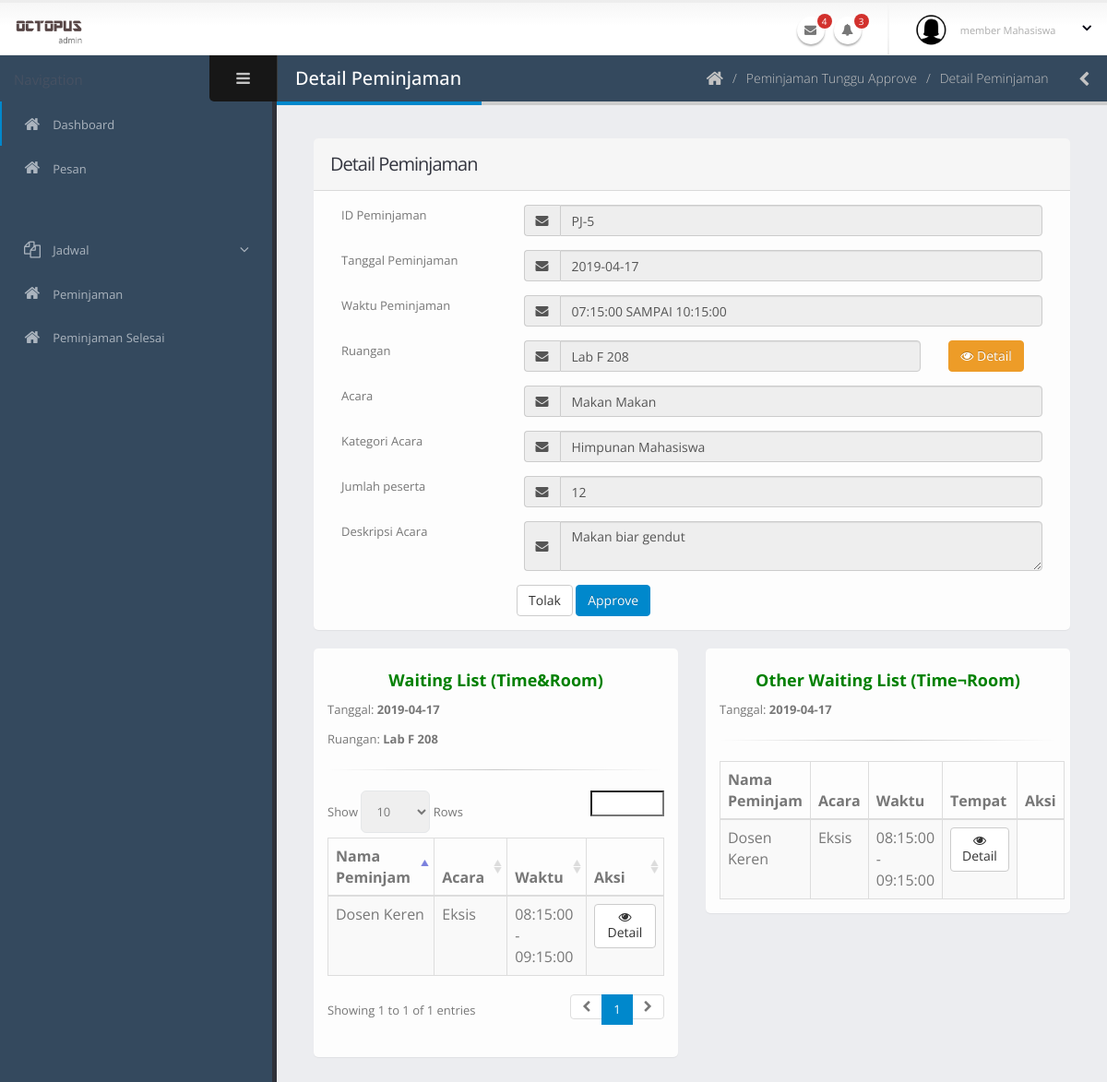
/admin/detailPeminjamanTunggu.php?idpeminjaman=PJ-5, run on the app's committed database.
### tables this page shows
CREATE TABLE `peminjaman` (
  `id_peminjaman` varchar(40) NOT NULL COMMENT 'PJ-0',
  `tanggal_peminjaman` date NOT NULL,
  `id_ruangan` varchar(40) NOT NULL,
  `waktu_mulai` time NOT NULL,
  `waktu_selesai` time NOT NULL,
  `id_pengguna` varchar(40) NOT NULL,
  `acara` varchar(70) NOT NULL,
  `jumlah_peserta` int(11) NOT NULL,
  `id_kategoriAcara` int(11) NOT NULL,
  `deskripsi_acara` text NOT NULL,
  `status_peminjaman` int(11) NOT NULL COMMENT '0:TUNGGU APPROVE, 1:APPROVED, 2:SEDANG DIPINJAM, 3:SELESAI, 4:TIDAK APPROVE',
  `user_add` varchar(40) NOT NULL,
  `waktu_add` datetime NOT NULL,
  `user_edit` varchar(40) NOT NULL,
  `waktu_edit` datetime NOT NULL,
  `user_delete` varchar(40) NOT NULL,
  `waktu_delete` datetime NOT NULL,
  `status_delete` int(11) NOT NULL
);

CREATE TABLE `ruangan` (
  `id_ruangan` varchar(40) NOT NULL COMMENT 'R-0',
  `nama_ruangan` varchar(60) NOT NULL,
  `jenis_ruangan` int(11) NOT NULL COMMENT '1:LABORATORIUM, 2: MEETING ROOM',
  `gedung_lantai` varchar(20) NOT NULL,
  `kapasitas` int(11) NOT NULL,
  `deskripsi` text NOT NULL,
  `user_add` varchar(40) NOT NULL,
  `waktu_add` datetime NOT NULL,
  `user_edit` varchar(40) NOT NULL,
  `waktu_edit` datetime NOT NULL,
  `user_delete` varchar(40) NOT NULL,
  `waktu_delete` datetime NOT NULL,
  `status_delete` int(11) NOT NULL
);

CREATE TABLE `kategori_acara` (
  `id_kategoriAcara` int(11) NOT NULL,
  `jenis_acara` varchar(60) NOT NULL,
  `user_add` varchar(40) NOT NULL,
  `waktu_add` datetime NOT NULL,
  `user_edit` varchar(40) NOT NULL,
  `waktu_edit` datetime NOT NULL,
  `user_delete` varchar(40) NOT NULL,
  `waktu_delete` datetime NOT NULL,
  `status_delete` int(11) NOT NULL
);

CREATE TABLE `pengguna` (
  `id_pengguna` varchar(40) NOT NULL COMMENT 'USER-0',
  `email` varchar(50) NOT NULL,
  `kata_sandi` text NOT NULL,
  `nama_lengkap` varchar(60) NOT NULL,
  `jenis_kelamin` char(1) NOT NULL,
  `tanggal_lahir` date NOT NULL,
  `alamat` text NOT NULL,
  `no_hp` varchar(20) NOT NULL,
  `tanggal_masuk` date NOT NULL,
  `status_pengguna` int(11) NOT NULL COMMENT '1: SUPER ADMIN, 2: ADMIN, 3: MEMBER DOSEN, 4:MEMBER MAHASISWA',
  `status_daftar` int(11) NOT NULL COMMENT '0 =TIDAK AKTIF, 1=MENUNGGU APPROVE, 2=AKTIF',
  `user_add` varchar(40) NOT NULL,
  `waktu_add` datetime NOT NULL,
  `user_edit` varchar(40) NOT NULL,
  `waktu_edit` datetime NOT NULL,
  `user_delete` varchar(40) NOT NULL,
  `waktu_delete` datetime NOT NULL,
  `status_delete` int(11) NOT NULL
);

### admin/detailPeminjamanTunggu.php (the view, shortened to what this page needs)
<?php include('../koneksi.php'); ?>
<?php include('req/head.php');?>
<?php include('req/header.php');?>
<?php include('req/leftbar.php');?>
<?php
$id_pinjam = $_GET['idpeminjaman'];
$query = mysqli_query($koneksi, "SELECT * from peminjaman JOIN pengguna JOIN ruangan JOIN kategori_acara ON pengguna.id_pengguna = peminjaman.id_pengguna AND ruangan.id_ruangan = peminjaman.id_ruangan AND kategori_acara.id_kategoriAcara = peminjaman.id_kategoriAcara WHERE status_peminjaman='0' AND id_peminjaman='$id_pinjam'");
$data = mysqli_fetch_array($query);
?>
	<section role="main" class="content-body">
		<header class="page-header">
			<h2>Detail Peminjaman</h2>
			<div class="right-wrapper pull-right">
				<ol class="breadcrumbs">
					<li>
						<a href="index.php">
							<i class="fa fa-home"></i>
						</a>
					</li>
					<li>
                        <a href="peminjamanPending.php">
                            <span>Peminjaman Tunggu Approve</span>
                        </a>
                    </li>
                    <li><span>Detail Peminjaman</span></li>
				</ol>
				<a class="sidebar-right-toggle" data-open="sidebar-right"><i class="fa fa-chevron-left"></i></a>
			</div>
		</header>
<form>
        <section class="panel">
            <header class="panel-heading">
                <h2 class="panel-title">Detail Peminjaman</h2>
            </header>
            <div class="panel-body">
                <div class="form-group">
                    <label class="col-sm-3 control-label">ID Peminjaman</label>
                    <div class="col-sm-9">
                        <div class="input-group">
                            <span class="input-group-addon">
                                <i class="fa fa-envelope"></i>
                            </span>
                            <input type="text" name="idpeminjaman"  id="idpeminjaman" class="form-control" value="<?php echo $id_pinjam ?>" disabled/>
                        </div>
                    </div>
                </div>
                <div class="form-group">
                    <label class="col-sm-3 control-label">Tanggal Peminjaman</label>
                    <div class="col-sm-9">
                        <div class="input-group">
                            <span class="input-group-addon">
                                <i class="fa fa-envelope"></i>
                            </span>
                            <input type="text" name="tanggalpeminjaman"  id="tanggalpeminjaman" class="form-control" value="<?php echo $data['tanggal_peminjaman'] ?>" disabled/>
                        </div>
                    </div>
                </div>
                <div class="form-group">
                    <label class="col-sm-3 control-label">Waktu Peminjaman</label>
                    <div class="col-sm-9">
                        <div class="input-group">
                            <span class="input-group-addon">
                                <i class="fa fa-envelope"></i>
                            </span>
                            <input type="text" name="waktupeminjaman"  id="waktupeminjaman" class="form-control" value="<?php echo $data['waktu_mulai'] . " SAMPAI " . $data['waktu_selesai']?>" disabled/>
                        </div>
                    </div>
                </div>
                <div class="form-group">
                    <label class="col-sm-3 control-label">Ruangan</label>
                    <div class="col-sm-7">
                        <div class="input-group">
                            <span class="input-group-addon">
                                <i class="fa fa-envelope"></i>
                            </span>
                            <input type="text" name="ruanganpeminjaman"  id="ruanganpeminjaman" class="form-control" value="<?php echo $data['nama_ruangan'] ?>" disabled/>
                        </div>
                    </div>
                    <div class="col-sm-2">
                        <a href="#detailRuang" class="btn btn-warning  modal-sizes"><i class="fa fa-eye"></i> Detail</a>
                    </div>
                </div>
                <div class="form-group">
                    <label class="col-sm-3 control-label">Acara</label>
                    <div class="col-sm-9">
                        <div class="input-group">
                            <span class="input-group-addon">
                                <i class="fa fa-envelope"></i>
                            </span>
                            <input type="text" name="acara"  id="acara" class="form-control" value="<?php echo $data['acara']?>" disabled/>
                        </div>
                    </div>
                </div>
                <div class="form-group">
                    <label class="col-sm-3 control-label">Kategori Acara</label>
                    <div class="col-sm-9">
                        <div class="input-group">
                            <span class="input-group-addon">
                                <i class="fa fa-envelope"></i>
                            </span>
                            <input type="text" name="peserta"  id="peserta" class="form-control" value="<?php echo $data['jenis_acara']?>" disabled/>
                        </div>
                    </div>
                </div>
                <div class="form-group">
                    <label class="col-sm-3 control-label">Jumlah peserta</label>
                    <div class="col-sm-9">
                        <div class="input-group">
                            <span class="input-group-addon">
                                <i class="fa fa-envelope"></i>
                            </span>
                            <input type="text" name="peserta"  id="peserta" class="form-control" value="<?php echo $data['jumlah_peserta']?>" disabled/>
                        </div>
                    </div>
                </div>
                <div class="form-group">
                    <label class="col-sm-3 control-label">Deskripsi Acara</label>
                    <div class="col-sm-9">
                        <div class="input-group">
                            <span class="input-group-addon">
                                <i class="fa fa-envelope"></i>
                            </span>
                            <textarea id="deskripsiacara" name="deskripsiacara" class="form-control" disabled><?php echo $data['deskripsi_acara']?></textarea>
                        </div>
                    </div>
                </div>
                <div class="row">
                    <div class="col-sm-9 col-sm-offset-3">
                    <a href="#" id="tolak" class="btn btn-default  modal-sizes">Tolak</a>
                    <a href="#" id="approve" class="btn btn-primary modal-sizes">Approve</a>
                    </div>
                </div>
            </section>
</form>
<div class="row">
    <div class="col-lg-6">
        <section class="panel-body">
            <h4 class="center" style="font-weight:bold; color: green">Waiting List (Time&Room)</h4>
            <p>Tanggal: <b><?php echo $data['tanggal_peminjaman'] ?></b></p>
            <p>Ruangan: <b><?php echo $data['nama_ruangan'] ?></b></p>
	        <hr>
            <table  class="table table-bordered table-striped mb-none" id="datatable-default">
		<thead>
			<tr>
				<th>Nama Peminjam</th>
                <th>Acara</th>
				<th>Waktu</th>
				<th>Aksi</th>
			</tr>
		</thead>
		<tbody>
		<?php
            $ruangans = $data['id_ruangan'];
            $tanggals = $data['tanggal_peminjaman'];
            $mulainya = $data['waktu_mulai'];
            $selesainya = $data['waktu_selesai'];
			$query = mysqli_query($koneksi, "SELECT * from peminjaman JOIN pengguna JOIN ruangan ON pengguna.id_pengguna = peminjaman.id_pengguna AND ruangan.id_ruangan = peminjaman.id_ruangan WHERE status_peminjaman='0' AND peminjaman.tanggal_peminjaman='$tanggals' AND peminjaman.id_ruangan='$ruangans' AND peminjaman.id_peminjaman IN (SELECT peminjaman.id_peminjaman FROM peminjaman WHERE peminjaman.status_peminjaman='0' AND peminjaman.tanggal_peminjaman='$tanggals' AND ('$mulainya' BETWEEN peminjaman.waktu_mulai and peminjaman.waktu_selesai or '$selesainya' BETWEEN peminjaman.waktu_mulai and peminjaman.waktu_selesai or peminjaman.waktu_mulai = '$mulainya' or peminjaman.waktu_selesai='$selesainya' or
            peminjaman.waktu_mulai BETWEEN '$mulainya'  and '$selesainya' or peminjaman.waktu_selesai BETWEEN '$mulainya'  and '$selesainya'
            )) AND peminjaman.id_peminjaman NOT IN (SELECT peminjaman.id_peminjaman FROM peminjaman WHERE peminjaman.id_peminjaman='$id_pinjam')");
			while($dats=mysqli_fetch_array($query)){
			?>
			<tr>
				<td><?php echo $dats['nama_lengkap']?></td>
				<td><?php echo $dats['acara']?></td>
				<td><?php echo $dats['waktu_mulai'] . " - " . $dats['waktu_selesai']?></td>
				<td class="text-center">
					<a class="btn btn-default" href="detailPeminjamanTunggu.php?idpeminjaman=<?php echo $dats['id_peminjaman'];?>"><i class='fa fa-eye'></i> Detail
					</a>
				</td>
			</tr>
			<?php } ?>
		</tbody>
	</table>
            </section>
        </div>
    <div class="col-lg-6">
        <section class="panel-body">
        <h4 class="center" style="font-weight:bold; color: green">Other Waiting List (Time&notRoom)</h4>
            <p>Tanggal: <b><?php echo $data['tanggal_peminjaman'] ?></b></p>
	        <hr>
            <table  class="table table-bordered table-striped mb-none" id="datatable-default">
		<thead>
			<tr>
				<th>Nama Peminjam</th>
                <th>Acara</th>
                <th>Waktu</th>
                <th>Tempat</th>
				<th>Aksi</th>
			</tr>
		</thead>
		<tbody>
		<?php
            $ruangans = $data['id_ruangan'];
            $tanggals = $data['tanggal_peminjaman'];
            $mulainya = $data['waktu_mulai'];
            $selesainya = $data['waktu_selesai'];
			$query = mysqli_query($koneksi, "SELECT * from peminjaman JOIN pengguna JOIN ruangan ON pengguna.id_pengguna = peminjaman.id_pengguna AND ruangan.id_ruangan = peminjaman.id_ruangan WHERE status_peminjaman='0' AND peminjaman.tanggal_peminjaman='$tanggals' AND peminjaman.id_ruangan='$ruangans' AND peminjaman.id_peminjaman IN (SELECT peminjaman.id_peminjaman FROM peminjaman WHERE peminjaman.status_peminjaman='0' AND peminjaman.tanggal_peminjaman='$tanggals' AND ('$mulainya' BETWEEN peminjaman.waktu_mulai and peminjaman.waktu_selesai or '$selesainya' BETWEEN peminjaman.waktu_mulai and peminjaman.waktu_selesai or peminjaman.waktu_mulai = '$mulainya' or peminjaman.waktu_selesai='$selesainya' or
            peminjaman.waktu_mulai BETWEEN '$mulainya'  and '$selesainya' or peminjaman.waktu_selesai BETWEEN '$mulainya'  and '$selesainya'
            )) AND peminjaman.id_peminjaman NOT IN (SELECT peminjaman.id_peminjaman FROM peminjaman WHERE peminjaman.id_peminjaman='$id_pinjam')");
			while($dats=mysqli_fetch_array($query)){
			?>
			<tr>
				<td><?php echo $dats['nama_lengkap']?></td>
				<td><?php echo $dats['acara']?></td>
				<td><?php echo $dats['waktu_mulai'] . " - " . $dats['waktu_selesai']?></td>
				<td class="text-center">
					<a class="btn btn-default" href="detailPeminjamanTunggu.php?idpeminjaman=<?php echo $dats['id_peminjaman'];?>"><i class='fa fa-eye'></i> Detail
					</a>
				</td>
			</tr>
			<?php } ?>
		</tbody>
	</table>
        </section>
    </div>
</div>
<?php include('req/endtitle.php');?>
<?php include('req/script.php');?>

### admin/assets/stylesheets/skins/default.css (style rules this page uses)
a, .btn-link { color: #0088cc; }
body .btn-primary { color: #ffffff; text-shadow: 0 -1px 0 rgba(0, 0, 0, 0.25); background-color: #0088cc; border-color: #0088cc; }
body .btn-warning { color: #ffffff; text-shadow: 0 -1px 0 rgba(0, 0, 0, 0.25); background-color: #ed9c28; border-color: #ed9c28; }
.page-header h2 { border-bottom-color: #0088cc; }

### data on the page
peminjaman: tanggalpeminjaman "2019-04-17", waktupeminjaman "07:15:00 SAMPAI 10:15:00", ruanganpeminjaman "Lab F 208", acara "Makan Makan", peserta "Himpunan Mahasiswa", peserta "12", deskripsiacara "Makan biar gendut", tanggal_peminjaman "2019-04-17", id_ruangan.nama_ruangan "Lab F 208"
peminjaman: id_pengguna.nama_lengkap "Dosen Keren", acara "Eksis", waktu_mulai "08:15:00", waktu_selesai "09:15:00"

### other printed values
$stat "member Mahasiswa"
